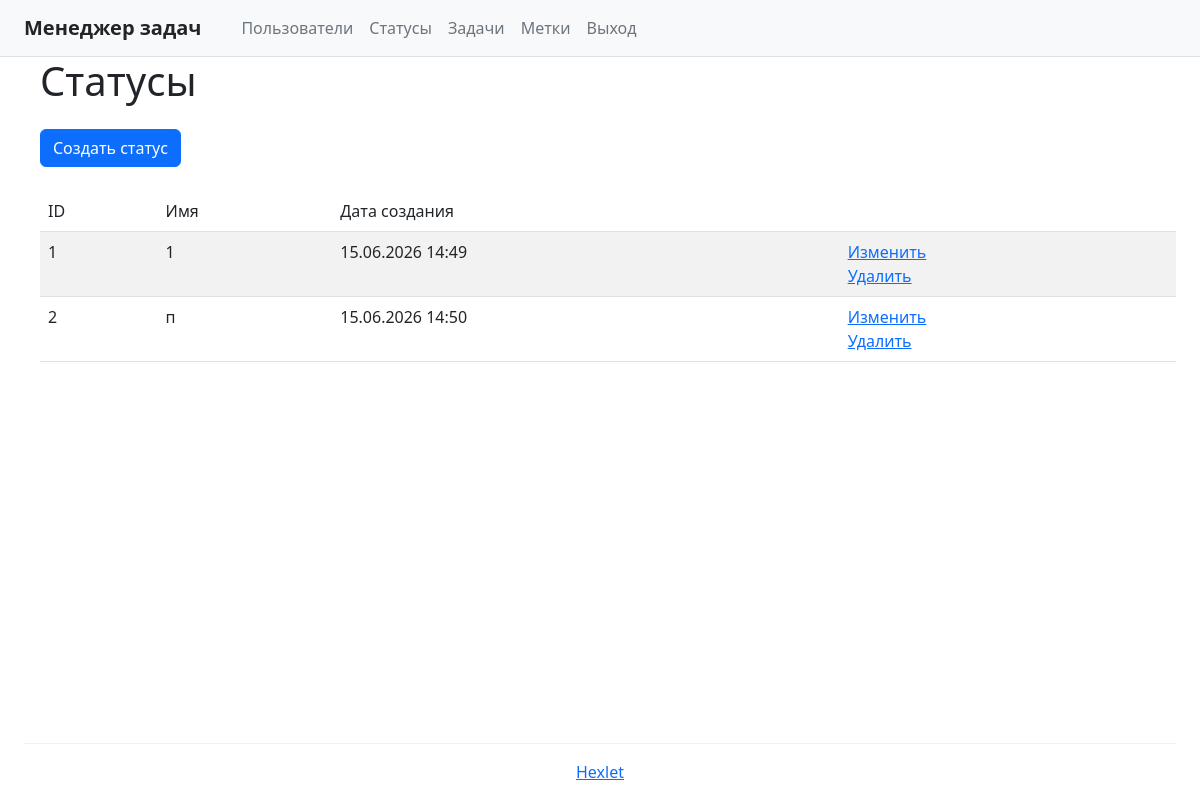
The app's page /statuses/ (signed in) with its own data.
### task_manager/models.py (models this page shows, shortened)
class Status(models.Model):
    name = models.CharField(max_length=100, unique=True, verbose_name='Имя')
    created_at = models.DateTimeField(default=timezone.now, verbose_name='Дата создания')
    class Meta:
        verbose_name = 'Статус'
        verbose_name_plural = 'Статусы'
        ordering = ['id']

### task_manager/views.py (the view)
# urls.py: path('statuses/', StatusListView.as_view(), name='statuses'),
class StatusListView(LoginRequiredMixin, ListView):
    model = Status
    template_name = 'statuses.html'
    context_object_name = 'statuses'

### templates/statuses.html
{% extends 'base.html' %}
{% block content %}
<div class="ms-3">
    <h1 class="fw-normal mb-4">Статусы</h1>
    <a href="{% url 'status_create' %}" class="btn btn-primary mb-4">Создать статус</a>
    <table class="table table-striped">
        <thead>
            <tr>
                <th class="fw-normal">ID</th>
                <th class="fw-normal">Имя</th>
                <th class="fw-normal">Дата создания</th>
                <th class="fw-normal"></th>
            </tr>
        </thead>
        <tbody>
            {% for status in statuses %}
            <tr>
                <td>{{ status.id }}</td>
                <td>{{ status.name }}</td>
                <td>{{ status.created_at|date:"d.m.Y H:i" }}</td>
                <td>
                    <div class="d-flex flex-column">
                        <a href="{% url 'status_update' status.pk %}" class="text-primary text-decoration-underline">Изменить</a>
                        <a href="{% url 'status_delete' status.pk %}" class="text-primary text-decoration-underline">Удалить</a>
                    </div>
                </td>
            </tr>
            {% empty %}
            <tr>
                <td colspan="4" class="text-center">Нет статусов</td>
            </tr>
            {% endfor %}
        </tbody>
    </table>
</div>
{% endblock %}

### records on screen
Status: id "1", name "1", created_at "15.06.2026 14:49"
Status: id "2", name "п", created_at "15.06.2026 14:50"
